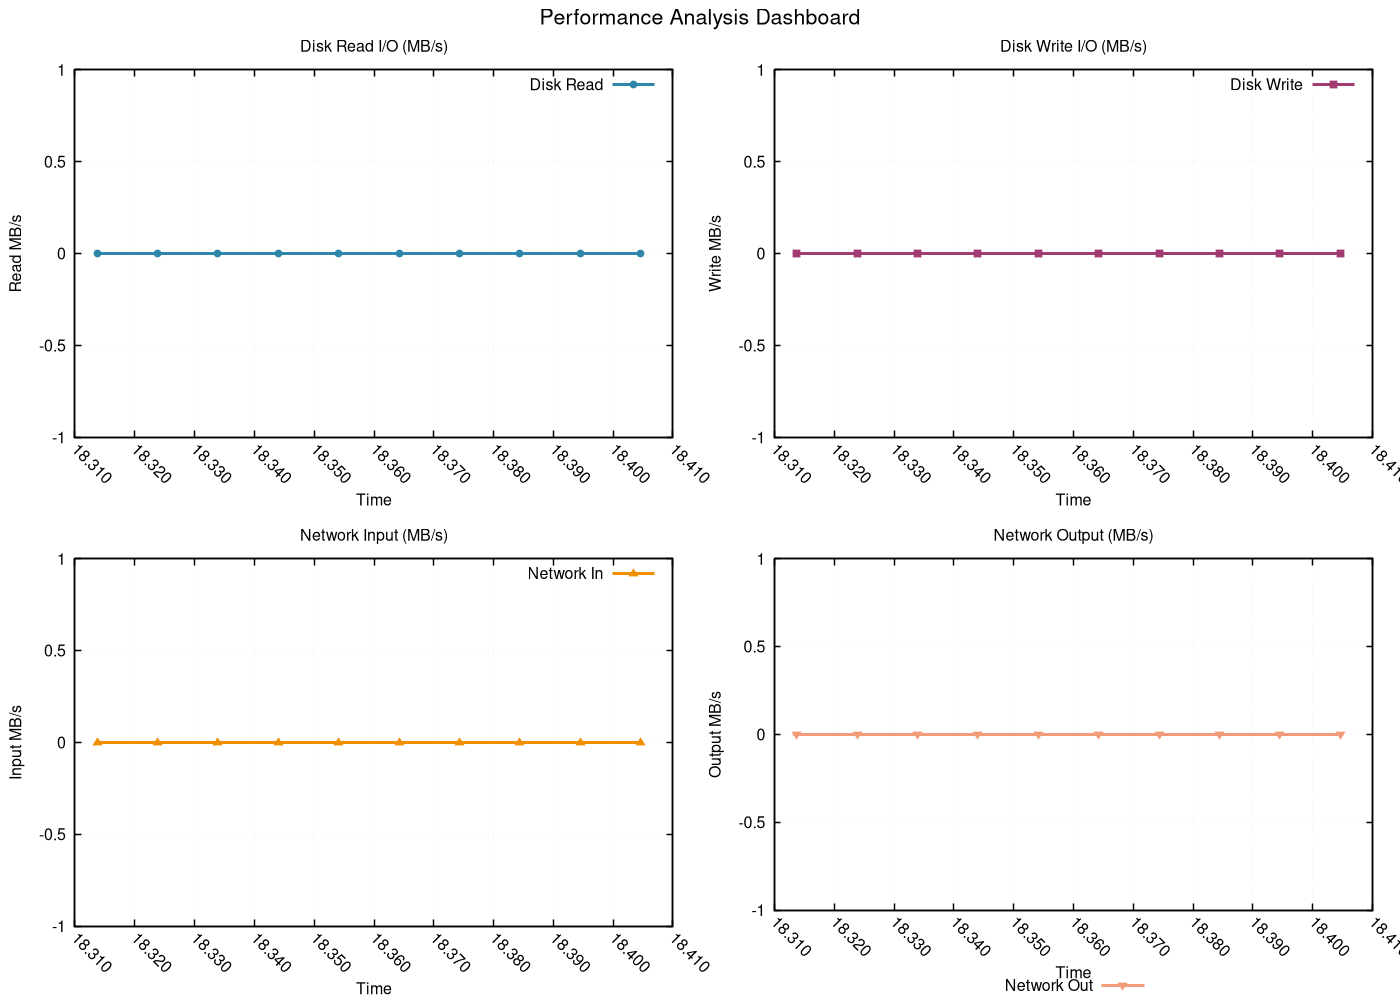

Recreate this plot in gnuplot.
# GNUplot script for performance metrics
set terminal pngcairo enhanced font 'Helvetica,12' size 1400,1000
set output 'png/insertion_sort_20260131_225122_resources.png'

set multiplot layout 2,2 title 'Performance Analysis Dashboard' font 'Helvetica,16'
set style line 1 lc rgb '#2E86AB' lt 1 lw 3 pt 7 ps 0.8
set style line 2 lc rgb '#A23B72' lt 1 lw 3 pt 5 ps 0.8
set style line 3 lc rgb '#F18F01' lt 1 lw 3 pt 9 ps 0.8
set style line 4 lc rgb '#F19C79' lt 1 lw 3 pt 11 ps 0.8
set style line 5 lc rgb '#0ABB9F' lt 1 lw 3 pt 13 ps 0.8

set format x "%.3f"
set xtics rotate by -45
set autoscale x

set title 'Disk Read I/O (MB/s)'
set xlabel 'Time'
set ylabel 'Read MB/s'
set grid linestyle 1 lc rgb '#D3D3D3' lt 0 lw 1
set border linewidth 1.5
plot 'png/insertion_sort_20260131_225122_resources.dat' using 1:4 with linespoints ls 1 title 'Disk Read'
set title 'Disk Write I/O (MB/s)'
set xlabel 'Time'
set ylabel 'Write MB/s'
set grid linestyle 1 lc rgb '#D3D3D3' lt 0 lw 1
set border linewidth 1.5
plot 'png/insertion_sort_20260131_225122_resources.dat' using 1:5 with linespoints ls 2 title 'Disk Write'
set title 'Network Input (MB/s)'
set xlabel 'Time'
set ylabel 'Input MB/s'
set grid linestyle 1 lc rgb '#D3D3D3' lt 0 lw 1
set border linewidth 1.5
plot 'png/insertion_sort_20260131_225122_resources.dat' using 1:6 with linespoints ls 3 title 'Network In'
set title 'Network Output (MB/s)'
set xlabel 'Time'
set ylabel 'Output MB/s'
set grid linestyle 1 lc rgb '#D3D3D3' lt 0 lw 1
set border linewidth 1.5
set key outside center bottom horizontal
plot 'png/insertion_sort_20260131_225122_resources.dat' using 1:7 with linespoints ls 4 title 'Network Out'
unset multiplot
